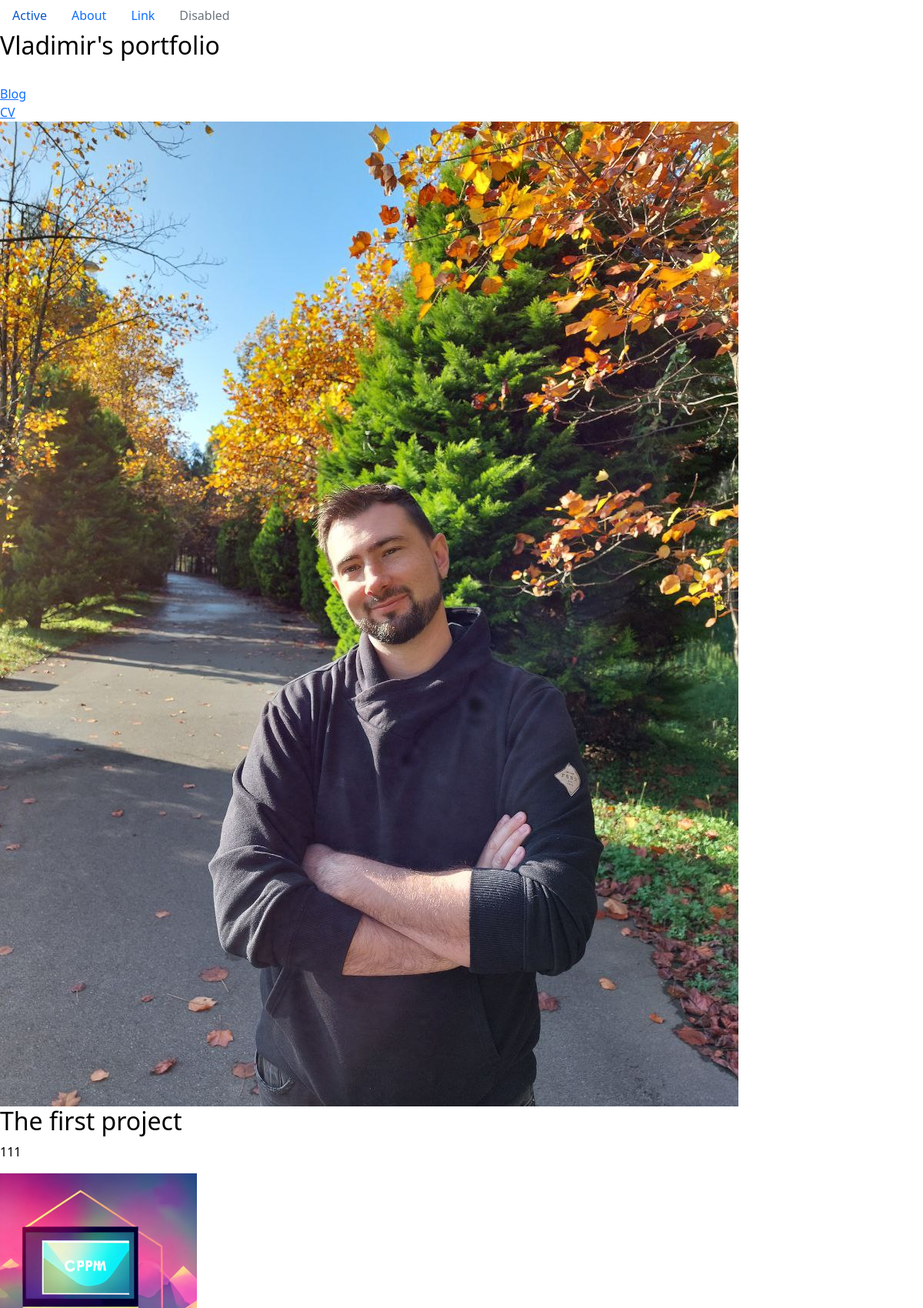
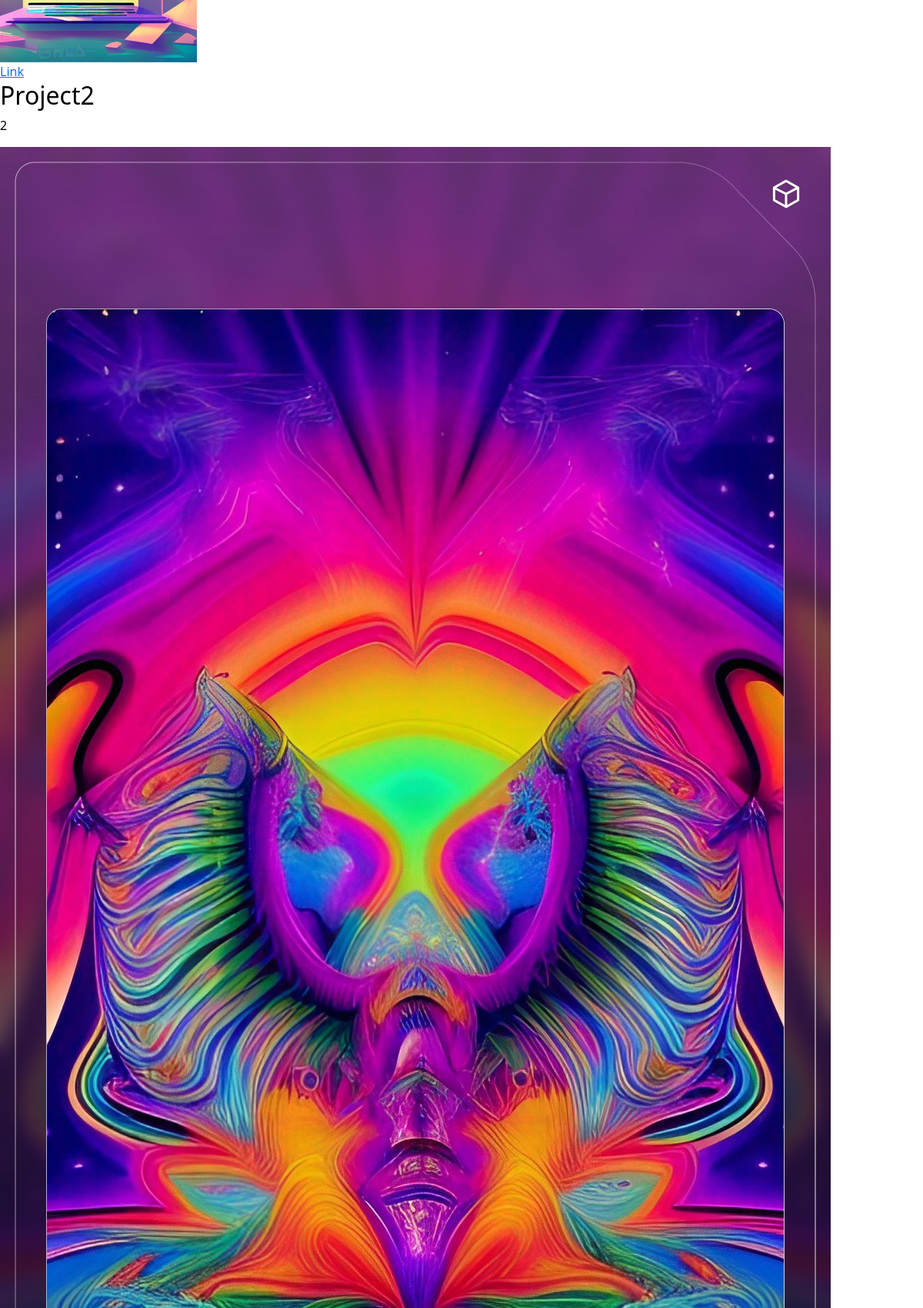
The page / (upper part) on the database its author committed (2 pictures, top to bottom).
### portfolio/models.py (models this page shows)
class Project(models.Model):
    title = models.CharField(max_length=100)
    description = models.CharField(max_length=250)
    image = models.ImageField(upload_to='portfolio/images')
    url = models.URLField(blank=True)

### portfolio/views.py (the view)
# urls.py: 2. Add a URL to urlpatterns:  path('', views.home, name='home')
def home(request):
    projects = Project.objects.all()
    return render(request, 'portfolio/home.html', {'projects': projects})

### portfolio/templates/portfolio/home.html (shortened to what this page needs)
{% extends 'portfolio/base.html' %}
{% block content %}
    <h2>Vladimir's portfolio</h2>
    <br>
    <a href="http://127.0.0.1:8000/blog/">Blog</a>
    <br>
    {% load static %}
    <a href="media/portfolio/images/CV.pdf">CV</a>
    <br>
    <img src="{% static 'portfolio/photo_2022-12-08_12-06-28.jpg' %}" alt="My image">
    <br>
    {% for project in projects %}
    <h2>{{ project.title }}</h2>
    <p>{{ project.description }}</p>
    <img src='{{ project.image.url }}'>
    <br>
    {% if project.url %}
    <a href="{{ project.url }}">Link</a>
    {% endif %}
    {% endfor %}
{% endblock %}

### portfolio/templates/portfolio/base.html (shortened to what this page needs)
<!doctype html>
<html lang="en">
  <head>
    <font color="black">
    <link href="https://cdn.jsdelivr.net/npm/bootstrap@5.2.3/dist/css/bootstrap.min.css" rel="stylesheet">
  </head>
  <body>
    <ul class="nav">
        <li class="nav-item">
          <a class="nav-link active" aria-current="page" href="#">Active</a>
        </li>
        <li class="nav-item">
          <a class="nav-link" href="#">About</a>
        </li>
        <li class="nav-item">
          <a class="nav-link" href="#">Link</a>
        </li>
        <li class="nav-item">
          <a class="nav-link disabled">Disabled</a>
        </li>
      </ul>
{% block content %}{% endblock %}
  </body>
</html>

### rows shown on the page
Project: title "The first project", description "111", image (picture)
Project: title "Project2", description "2", image (picture)
